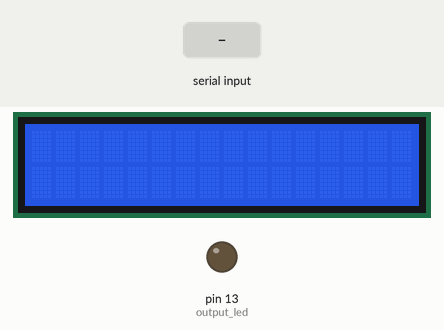
A sketch run on a simulated Arduino Uno, built with avr-gcc and run on an emulated ATmega328P. Parts: 16×2 character LCD, output pins drawn as LEDs (lit = HIGH). The test bench sets the inputs (shaded band). What the sketch prints to the serial monitor is not drawn.

Above: at 1.2 s.
1.3 s: "1\n" received over Serial
At 4.1 s:
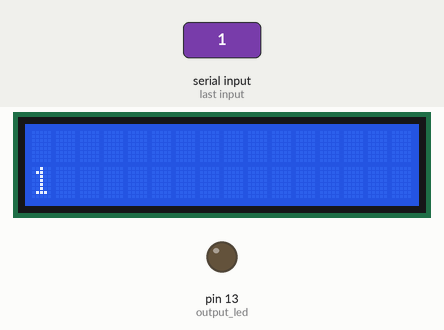
4.3 s: "0\n" received over Serial
At 5.9 s:
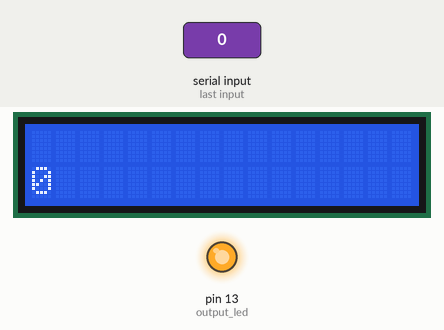
7.3 s: "2\n" received over Serial
At 10.2 s:
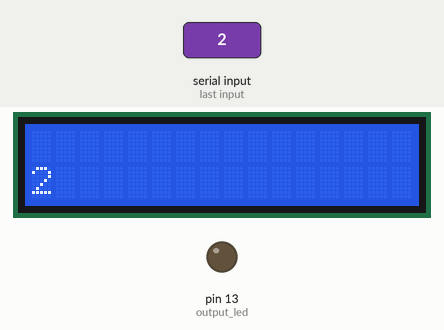
Timing chart, 0 to 11.7 s (numbered marks = the images above; inputs shaded):
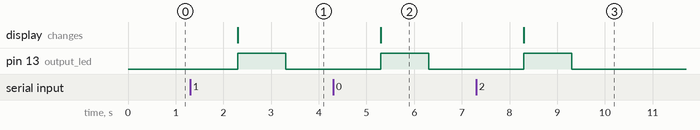

Measured:
- after the input at 1.3 s, pin 13 (output_led): LOW → HIGH after 1.0 s, → LOW 1.0 s later; the display: changes after 1.0 s (image 1)
- after the input at 4.3 s, pin 13 (output_led): LOW → HIGH after 1.0 s, → LOW 1.0 s later; the display: changes after 1.0 s (image 2)
- after the input at 7.3 s, pin 13 (output_led): LOW → HIGH after 1.0 s, → LOW 1.0 s later; the display: changes after 1.0 s (image 3)

The sketch:

makerplate.ino
```cpp
#include "Wire.h"
#include "LiquidCrystal.h"

LiquidCrystal lcd(0);
int output_led = 13;
char buf[256];

void setup()
{
   pinMode(output_led, OUTPUT);
   lcd.begin(16, 2);
   Serial.begin(9600);
   Serial.println("makerplate debug");
   Serial.println("****************");
   Serial.println("\nSetup Complete.");
   Serial.println("Begin loop.");
   Serial.println("Type a new display message:");

}

void loop()
{
  if (Serial.available() > 0) {
      Serial.readBytes(buf, 256);
      digitalWrite(output_led, HIGH);
      Serial.print("New display message is: ");
      Serial.println(buf);
      Serial.println("\n");
      lcd.setCursor(0, 1);
      lcd.print(buf);
      delay(1000);
      digitalWrite(output_led, LOW);
      Serial.println("Type a new display message:");
  }
}
```
